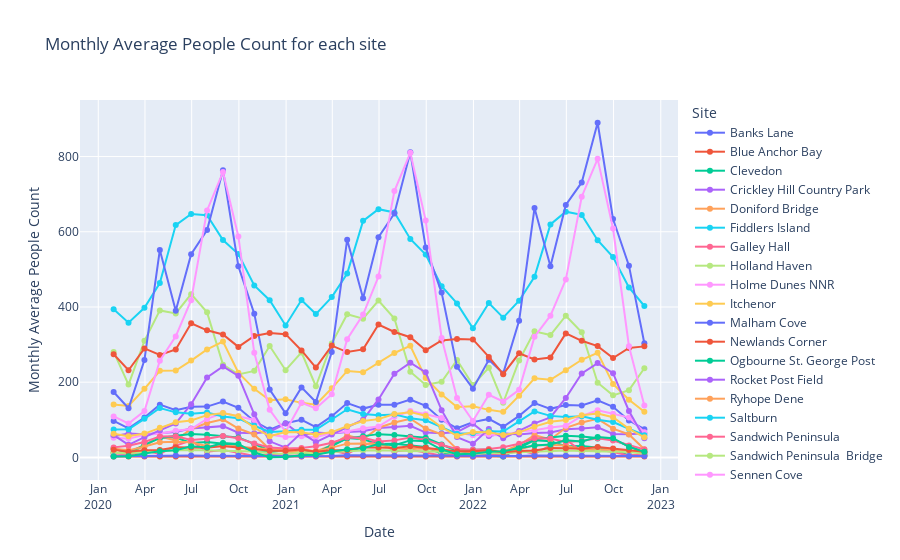

Source (notebook cell):
### Code cell
#Visualisation of the time series data

df_count_line=df_count_ne.copy().sort_index().reset_index()

fig = px.line(df_count_line, x='Date', y=df_count_line.columns,
              hover_data={"Date": "|%B %d, %Y"},
              markers=True, title='Monthly Average People Count for each site')
fig.update_xaxes(dtick="M3",tickformat="%b\n%Y")
fig.update_layout(
    legend_title='Site',
     yaxis_title='Monthly Average People Count'
)

fig.show()

pathlib.Path(f"./outputs/").mkdir(parents=True, exist_ok=True)
fig.write_image("./outputs/people_count_plotly.png",scale=6, width=900, height=550)
